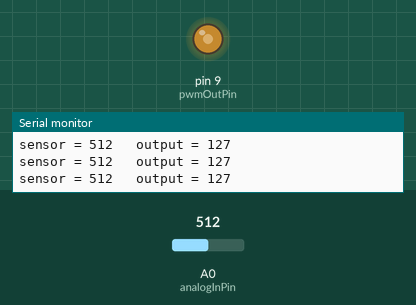
The sketch below on a simulated Arduino Uno, built with avr-gcc and run on an emulated ATmega328P. Shown: output pins drawn as LEDs (lit = HIGH), the last lines printed to the serial monitor. The test bench sets the inputs (shaded band); at power-on: A0 (analogInPin) = 512.

Above: at 1.3 s.
1.4 s: A0 (analogInPin) set to 716
At 1.9 s:
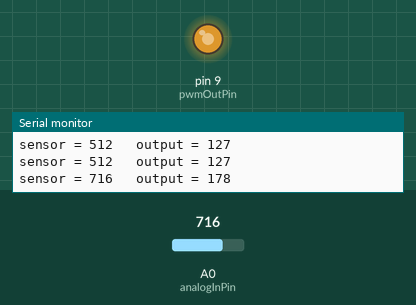
3.0 s: A0 (analogInPin) set to 900
At 4.2 s:
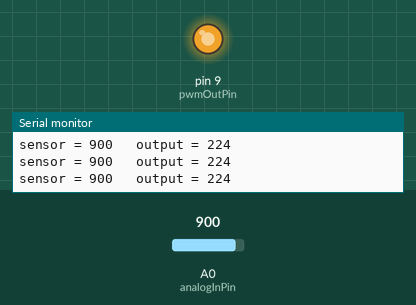
4.5 s: A0 (analogInPin) set to 122
At 5.5 s:
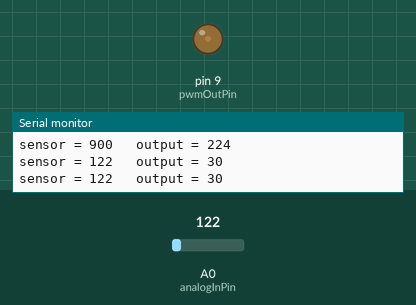
6.0 s: A0 (analogInPin) set to 0
At 6.7 s:
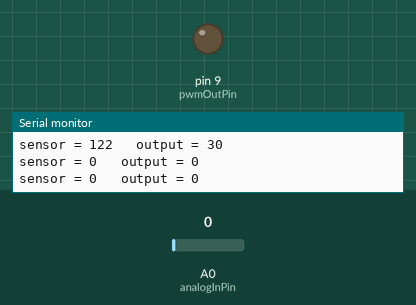
7.5 s: A0 (analogInPin) set to 511
At 7.9 s:
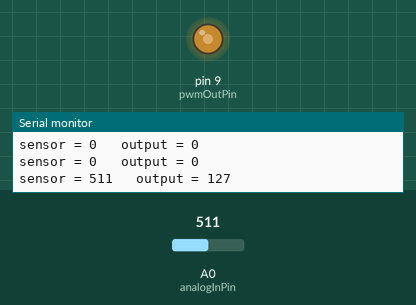
Timing chart, 0 to 10.0 s (numbered marks = the images above; inputs shaded):
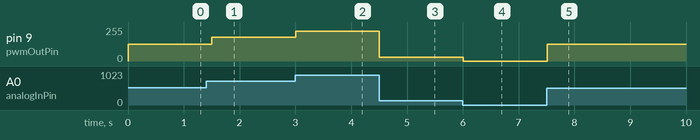

Measured:
- after the input at 1.4 s, pin 9 (pwmOutPin): 127/255 → 178/255 after 0.10 s
- after the input at 3.0 s, pin 9 (pwmOutPin): 178/255 → 224/255 at once
- after the input at 4.5 s, pin 9 (pwmOutPin): 224/255 → 30/255 at once
- after the input at 6.0 s, pin 9 (pwmOutPin): 30/255 → 0/255 at once
- after the input at 7.5 s, pin 9 (pwmOutPin): 0/255 → 127/255 at once

The sketch:

pwm_02.ino
```cpp
/*
  In this
  second PWM example a potentiometer is use to control the
  brightness of an LED. As the value of the potentiometer
  goes from 0 to 1023 and the value for the LED goes from
  0 to 255 the map function is used to work out the correct
  value for the LED
  */

const int analogInPin = A0;  // Analog input pin that the potentiometer is attached to
const int pwmOutPin = 9; // Analog output pin that the LED is attached to

int potentiometerValue = 0;        // value read from the pot
int mappedValue = 0;        // value output to the PWM (analog out)

void setup() {
  Serial.begin(9600);
}

void loop() {

  potentiometerValue = analogRead(analogInPin);
  // map it to the range of the analog out:
  mappedValue = map(potentiometerValue, 0, 1023, 0, 255);
  // change the analog out value:
  analogWrite(pwmOutPin, mappedValue);

  // print the results to the serial monitor:
  Serial.print("sensor = ");
  Serial.print(potentiometerValue);
  Serial.print("\t output = ");
  Serial.println(mappedValue);

  delay(500);
}
```
